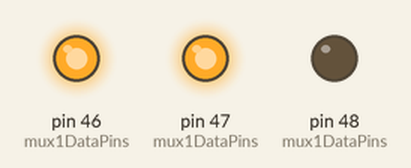
The program below on a simulated Arduino Mega 2560, built with avr-gcc and run on an emulated ATmega2560. On the bench: output pins drawn as LEDs (lit = HIGH). Random numbers use the default seed unless the program sets one; pins used as bus, display or sensor lines are not drawn.

Above: at 0.1 s.
At 0.6 s:
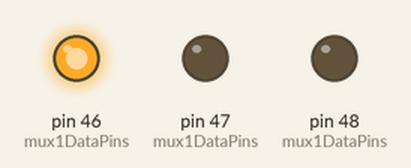
Timing chart, 0 to 2.1 s (numbered marks = the images above):
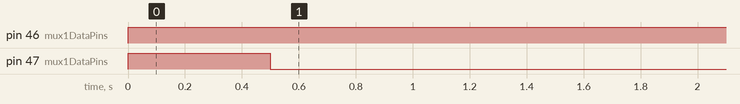

The program:

main.cpp
```cpp
#include <config.h>
#include <Wire.h>
#include <battery.h>
#include <muxManager.h>

MuxManager mesurenmentSelector = MuxManager(mux1DataPins, mux1WriteEnablePin, mux1IoPin);

void turnLedOff(void * pvParameters){
  for (;;){
    struct batteryValues val;
    if (xQueueReceive(xQueue, &val, portMAX_DELAY) == pdPASS) {
      digitalWrite(A0, LOW);
    }
    vTaskDelay( 100 / portTICK_PERIOD_MS );
  }
}

void turnLedOn(void * pvParameters){
  for (;;){
    struct batteryValues currentValue;
    digitalWrite(A0, HIGH);
    currentValue.value = ((float) random(0,400))/100;
    currentValue.unit = 'A';
    xQueueSend(xQueue, &currentValue, portMAX_DELAY);
    vTaskDelay( 1000 / portTICK_PERIOD_MS );
  }
}
void ina219Test(void * pvParameters){
  for (;;){
    int status = ina219.begin();
    if(!status){
      Serial.println("ina not ready skipping one tick");
      // ina not ready postpone 1 tick
      vTaskDelay(1);
    }
    vTaskDelay( 500 / portTICK_PERIOD_MS );
  }
}


void setup() {
  mesurenmentSelector.w(3, LOW);
  delay(500);
  mesurenmentSelector.w(1, HIGH);
  Serial.begin(9600);
  while (!Serial) { }
  ina219.setCalibration_32V_2A ();
  xQueue = xQueueCreate( mainQUEUE_LENGTH, sizeof(struct  batteryValues) );
  if( xQueue == NULL ){
        Serial.println("Failed to create main Queue");
  }

  xTaskCreate(turnLedOff,
            "ledOff",
            256,
            NULL,
            highPriority,
            &turnLedOffHandle);

  xTaskCreate(turnLedOn,
            "ledOnn",
            256,
            NULL,
            highPriority,
            &turnLedOnHandle);

    xTaskCreate(ina219Test,
            "ina219Test",
            256,
            NULL,
            highPriority,
            &turnLedOffHandle);

  /* Start the tasks and timer running. */
   vTaskStartScheduler();

}


void loop() {}
```

battery.cpp
```cpp
#include "battery.h"

// Battery Class, basically just for keeping the State of each battery
// the status is uploaded to AWS, batterz livecycle can be stopped and resumed
// basically a local statemachine with cloud storage


void Battery::recordMesurenment(float voltage, float current){
    // is called every time a mesurenment has been done.
    //Averages the mesurenments and triggers a message containing those to be pushed to the cloud.
}
void Battery::setInternalResistance(float res){
    // internal resistance reading collected, tasks needs to stop itself
    // if a seperate discharge circuit is used to increase comparability the disharge path on the PCB has to be rerouted to the discharge resistor.
}
void Battery::setId(unsigned long id){
    //set the id and trigger aws lookup
}
```

battery.h
```cpp
#include <time.h>
#ifndef BATTERY_H
#define BATTERY_H

class Battery {
    private:
        unsigned long id;
        unsigned char chargingSlot;
        /* keeping most values as short to convert later to floats on the getter
        The ina chips produce 2 digits voltage readings multiplied by 100 the values are handled as shorts.
        A short takes half the memory than a float.
        */
        struct batteryData{
            short voltage; // current voltage
            short initialVoltage; // Voltage before current cycle
            short topVoltage; // High point mesured (mostly to identify broken chargers going too high)
            short internalResistance; // in mOhm
            short chargedMilliAmpere; // the mAh put into the battery so far
            short disChargedMilliAmpere; // the mAh drained from the Battery
            time_t startChargeTime; // charge start timestamp
            time_t stopChargeTime; // charge stop timestamp
            time_t startDisChargeTime; // charge start timestamp
            time_t stopDisChargeTime; // charge stop timestamp
            enum state {
                batteryDetcted, //Battery Inserted event
                waitForId, // waiting for id scan
                getStatusFromRemote, //get Battery data from AWS battery might resume if in a resumable state e.g. battery is in Status restInStorage
                initialCharge, // charge up to max
                checkResistance, // mesure internal resistance
                discharging, // full discharge
                capacityTestCharge, // full charge
                rest, // battery rests for the voltage to settle
                recordStorageVoltage, // records the voltage before restInStorage
                restInStorage,  // battery is physically removed and put in storage for 4 weeks to be able to detect self discharge
                checkStorageDrift, // internal discharge is determined by comparing voltage before and after storage
                dischargeToStorageVoltage // battery is discharged to storage voltage, testing is done for this cell
            };
        };
    public:
        void recordMesurenment( float voltage, float current);
        void setInternalResistance( float res);
        void setId( unsigned long id);

};

#endif
```

muxManager.cpp
```cpp
#include "muxManager.h"
#include <Arduino.h>

// constructor sets up the adress spaces for the MUX storing the information
// in private variables, so they cant be changed during runtime, if that is needed a new instance of the class shoulkd
// be created to ensure consistent functionality
MuxManager::MuxManager(int (&dataPins_)[4], int we, int io): dataPins(dataPins_) {
    writeEnablePin = we;
    ioPin = io;
};

// sets the mode between read and write, helper function to be used internally
void MuxManager::setMode(ioMode mode){
    // setting the Mode of the IO Pin depending on the task at hand
    if(mode == write){
        pinMode(ioPin, OUTPUT);
    }
    else{
        pinMode(ioPin, INPUT);
    }
};

// makes sure all pins are in the right setting as they might have been reused
// for other things in the meantime
void MuxManager::init(ioMode mode){
    pinMode(writeEnablePin, OUTPUT);
    // set the data pins to output
    for (int i = 0; i < 3; i++) {
        pinMode(dataPins[i], OUTPUT);
    }
    setMode(mode);
};

// sets the adress of the selected channnel, the mapping represents the 4 bit adress space,
// can be done more elegant or by sledgehammer using a mapping tablke like demonstrated here.

void MuxManager::setChannel(int channel){
    // channel adress mapping
    int muxChannel[16][4]={
        {LOW,LOW,LOW,LOW}, //channel 0
        {HIGH,LOW,LOW,LOW}, //channel 1
        {LOW,HIGH,LOW,LOW}, //channel 2
        {HIGH,HIGH,LOW,LOW}, //channel 3
        {LOW,LOW,HIGH,LOW}, //channel 4
        {HIGH,LOW,HIGH,LOW}, //channel 5
        {LOW,HIGH,HIGH,LOW}, //channel 6
        {HIGH,HIGH,HIGH,LOW}, //channel 7
        {LOW,LOW,LOW,HIGH}, //channel 8
        {HIGH,LOW,LOW,HIGH}, //channel 9
        {LOW,HIGH,LOW,HIGH}, //channel 10
        {HIGH,HIGH,LOW,HIGH}, //channel 11
        {LOW,LOW,HIGH,HIGH}, //channel 12
        {HIGH,LOW,HIGH,HIGH}, //channel 13
        {LOW,HIGH,HIGH,HIGH}, //channel 14
        {HIGH,HIGH,HIGH,HIGH}  //channel 15
    };
    // set the 4 Bit to select the channel
    for (int i = 0; i < 3; i++) {
        digitalWrite(dataPins[i], muxChannel[channel][i]);
    }
};

// reads the value at the given Channel and returns a digital Value
// could be extended to support Analog reads
int MuxManager::readPin(int channel){
    init(read);
    setChannel(channel);
    return digitalRead(ioPin);
};

// sets the data pin on the given channel
void MuxManager::writePin(int channel, int data){
    init(write);
    setChannel(channel);
    digitalWrite(ioPin, data);
}
// shorthand for readPin
int MuxManager::r(int channel){
    return readPin(channel);
};

// shorthand for writePin
void MuxManager::w(int channel, int data){
    writePin(channel, data);
}
```

muxManager.h
```cpp
#ifndef MUXMANAGER
#define MUXMANAGER

// abstraction to make communication with the multiplexer clean
class MuxManager {
  private:
    int activeChannel;
    enum ioMode{write, read};
    int writeEnablePin;
    int ioPin;
    void setChannel(int channel);
    void init(ioMode mode);
    void setMode(ioMode mode);

  public:
    int (&dataPins) [4];
    MuxManager(int (&datapins)[4], int writeEnablePin, int ioPin );
    int readPin(int channel);
    void writePin(int channel, int data);
    // shorthands for read and write because of lazyness is skill
    int r(int channel);
    void w(int channel, int data);

};

#endif
```

config.h
```cpp
#include <Arduino.h>
#include <Adafruit_INA219.h>
#include <Arduino_FreeRTOS.h>
#include <queue.h>

unsigned char chargingslots = 4;
#define highPriority ( tskIDLE_PRIORITY + 2 )
#define mediumPriority ( tskIDLE_PRIORITY + 1 )
#define mainQUEUE_LENGTH 10

static Adafruit_INA219 ina219;
static TaskHandle_t turnLedOffHandle = NULL;
static TaskHandle_t turnLedOnHandle = NULL;
static QueueHandle_t xQueue = NULL;


// Queue message schema
struct batteryValues{
    float value;
    unsigned long batteryId;
    char unit;
};

//Mux Config
// order from lowest to highest
int mux1DataPins[4] = {46 ,47,48,49};
int mux1WriteEnablePin = 23;
int mux1IoPin = 22;
```

Measured:
- by itself, pin 46 (mux1DataPins): LOW → HIGH at 0.00 s
- by itself, pin 47 (mux1DataPins): LOW → HIGH at 0.00 s, → LOW 0.50 s later
